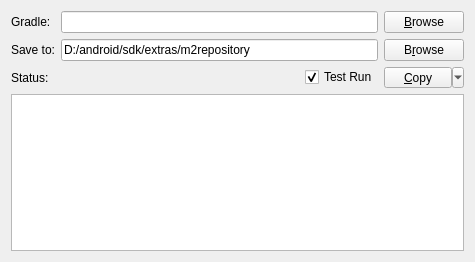
<?xml version="1.0" encoding="UTF-8"?>
<ui version="4.0">
 <class>MainWindow</class>
 <widget class="QMainWindow" name="MainWindow">
  <property name="geometry">
   <rect>
    <x>0</x>
    <y>0</y>
    <width>475</width>
    <height>262</height>
   </rect>
  </property>
  <property name="windowTitle">
   <string>Gradle m2repository Copy</string>
  </property>
  <widget class="QWidget" name="centralWidget">
   <layout class="QGridLayout" name="gridLayout">
    <item row="0" column="0">
     <widget class="QLabel" name="label">
      <property name="text">
       <string>Gradle:</string>
      </property>
      <property name="buddy">
       <cstring>addressEdit</cstring>
      </property>
     </widget>
    </item>
    <item row="0" column="1">
     <widget class="QLineEdit" name="addressEdit"/>
    </item>
    <item row="0" column="2">
     <widget class="QPushButton" name="browseButton">
      <property name="text">
       <string>&amp;Browse</string>
      </property>
     </widget>
    </item>
    <item row="1" column="0">
     <widget class="QLabel" name="targetLabel">
      <property name="text">
       <string>Save to:</string>
      </property>
      <property name="buddy">
       <cstring>addressEdit</cstring>
      </property>
     </widget>
    </item>
    <item row="1" column="1">
     <widget class="QLineEdit" name="targetEdit">
      <property name="text">
       <string>D:/android/sdk/extras/m2repository</string>
      </property>
     </widget>
    </item>
    <item row="1" column="2">
     <widget class="QPushButton" name="selectTargetButton">
      <property name="text">
       <string>B&amp;rowse</string>
      </property>
     </widget>
    </item>
    <item row="2" column="0" colspan="2">
     <layout class="QHBoxLayout" name="horizontalLayout_3">
      <item>
       <widget class="QLabel" name="statusLabel">
        <property name="text">
         <string>Status:</string>
        </property>
       </widget>
      </item>
      <item>
       <widget class="QLabel" name="statusView">
        <property name="sizePolicy">
         <sizepolicy hsizetype="Expanding" vsizetype="Preferred">
          <horstretch>0</horstretch>
          <verstretch>0</verstretch>
         </sizepolicy>
        </property>
       </widget>
      </item>
      <item>
       <widget class="QCheckBox" name="testRun">
        <property name="text">
         <string>Test Run</string>
        </property>
        <property name="checked">
         <bool>true</bool>
        </property>
       </widget>
      </item>
     </layout>
    </item>
    <item row="2" column="2">
     <widget class="QToolButton" name="copyButton">
      <property name="sizePolicy">
       <sizepolicy hsizetype="Preferred" vsizetype="Preferred">
        <horstretch>0</horstretch>
        <verstretch>0</verstretch>
       </sizepolicy>
      </property>
      <property name="text">
       <string>&amp;Copy</string>
      </property>
      <property name="popupMode">
       <enum>QToolButton::MenuButtonPopup</enum>
      </property>
     </widget>
    </item>
    <item row="3" column="0" colspan="3">
     <widget class="QPlainTextEdit" name="logView"/>
    </item>
   </layout>
  </widget>
 </widget>
 <layoutdefault spacing="6" margin="11"/>
 <resources/>
 <connections/>
</ui>
